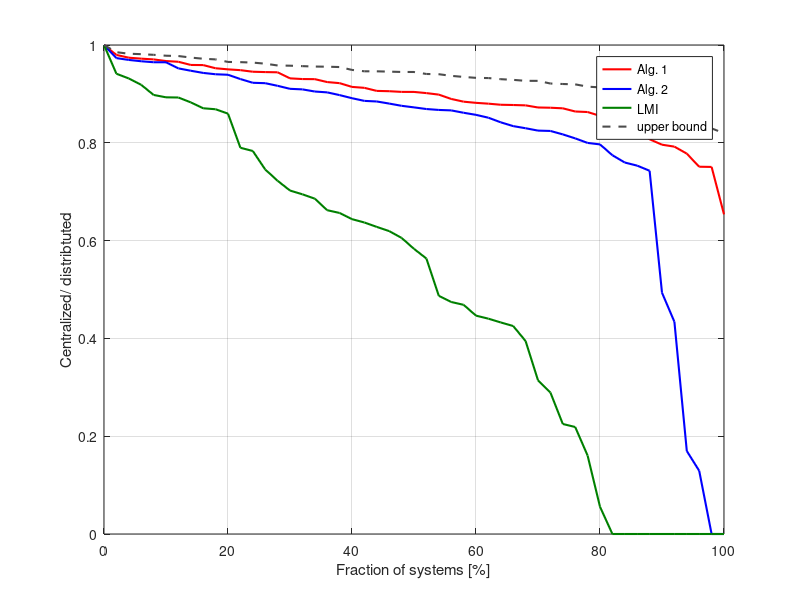
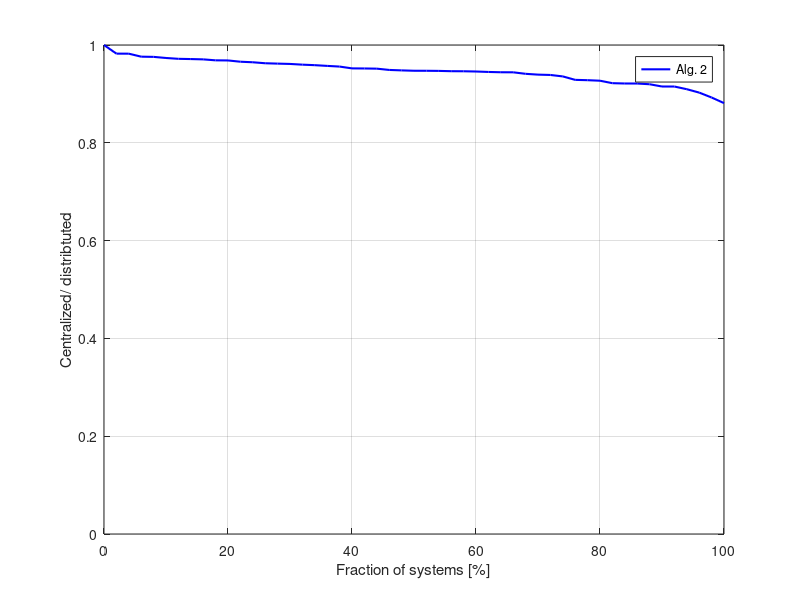
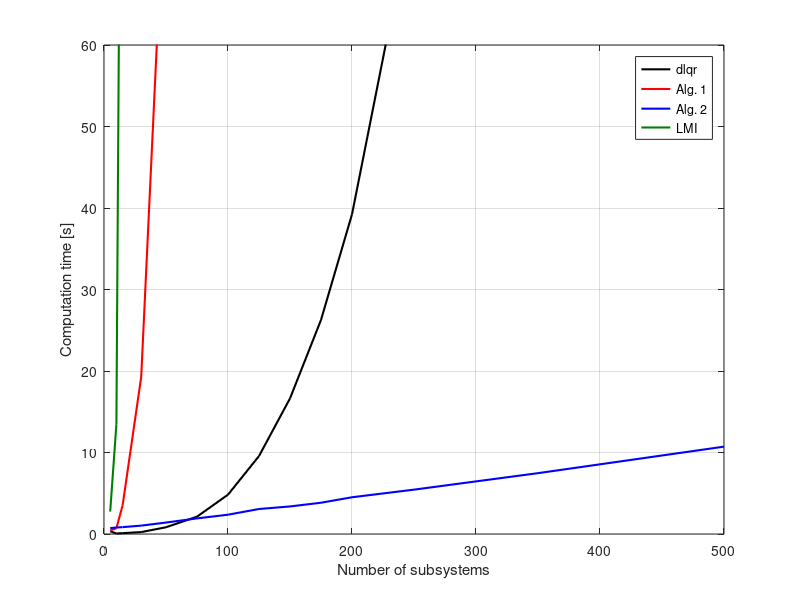
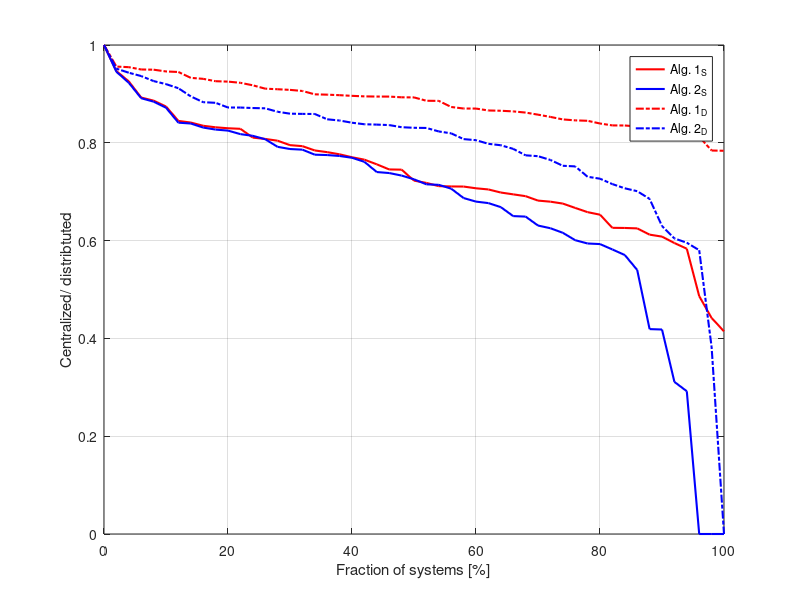

Write the MATLAB code that produced these figures, in order.
%%%%%%%%%%%%%%%%%%%%%%%%%%%%%%%%%%%%%%%%%%%%%%%%%%
% For paper, "A Gradient Descent Method for Finite Horizon Distributed Control of Discrete Time Systems" by S. Heinke and H. Werner.
% Copyright (c) Institute of Control Systems, Hamburg University of Technology. All rights reserved.
% Licensed under GPLv3. See License.txt in the project root for license information.
% Author: Simon Heinke
%%%%%%%%%%%%%%%%%%%%%%%%%%%%%%%%%%%%%%%%%%%%%%%%%%
clear all; close all; clc

%% Figure 1
load('Data_sf.mat')
figure(1)
plot(100*x_,G2_,'r','LineWidth',1.5)
hold on
grid on
box on
plot(100*x_,G3_,'b','LineWidth',1.5)
plot(100*x_,G4_,'color',[0,0.5,0],'LineWidth',1.5)
plot(100*x_,G5_,'--','color',[0.3,0.3,0.3],'LineWidth',1.5)
legend('Alg. 1','Alg. 2','LMI','upper bound')
xlabel('Fraction of systems [%]')
ylabel('Centralized/ distribtuted')

%% Figure 2
load('Data_sf_Case2.mat')
figure(2)
plot(100*x_,G_,'b','LineWidth',1.5)
grid on
box on
legend('Alg. 2')
xlabel('Fraction of systems [%]')
ylabel('Centralized/ distribtuted')
ylim([0 1])

%% Figure 3
load('Data_sf_comp.mat')
figure(3)
plot(Ni(1:N_dlqr),t1,'k','LineWidth',1.5)
hold on
grid on
plot(Ni(1:N_alg1),t3,'r','LineWidth',1.5)
plot(Ni,t2,'b','LineWidth',1.5)
plot(Ni(1:N_lmi),t4,'color',[0 0.5 0],'LineWidth',1.5)
legend('dlqr','Alg. 1','Alg. 2','LMI')
xlabel('Number of subsystems')
ylabel('Computation time [s]')
ylim([0 60])

%% Figure 4
load('Data_of.mat')
figure(4)
plot(100*x_,P3_,'r','LineWidth',1.5)
hold on
grid on
box on
plot(100*x_,P1_,'b','LineWidth',1.5)
plot(100*x_,P4_,'r-.','LineWidth',1.5)
plot(100*x_,P2_,'b-.','LineWidth',1.5)
legend('Alg. 1_S','Alg. 2_S','Alg. 1_D','Alg. 2_D')
xlabel('Fraction of systems [%]')

ylabel('Centralized/ distribtuted')
ylim([0 1])

%% Figure 5
load('Data_of_comp.mat')
figure(5)
plot(Ni(1:N_h2syn),t1,'k','LineWidth',1.5)
hold on
grid on
plot(Ni(1:N_alg1_sof),t4,'r','LineWidth',1.5)
plot(Ni,t2,'b','LineWidth',1.5)
plot(Ni(1:N_alg1_dof),t5,'r-.','LineWidth',1.5)
plot(Ni,t3,'b-.','LineWidth',1.5)
legend('h2syn','Alg. 1_S','Alg. 2_S','Alg. 1_D','Alg. 2_D')
xlabel('Number of subsystems')
ylabel('Computation time [s]')
ylim([0 60])

